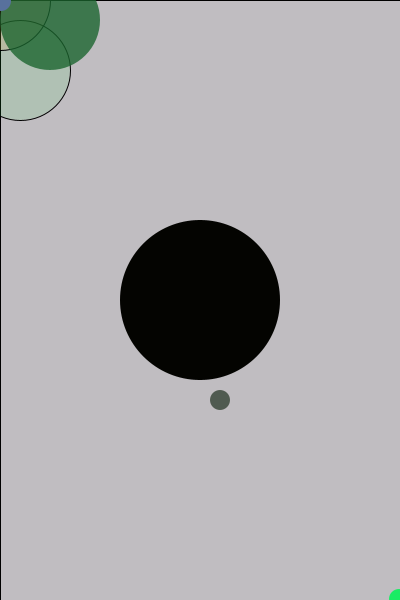
Frame 1 (no input)
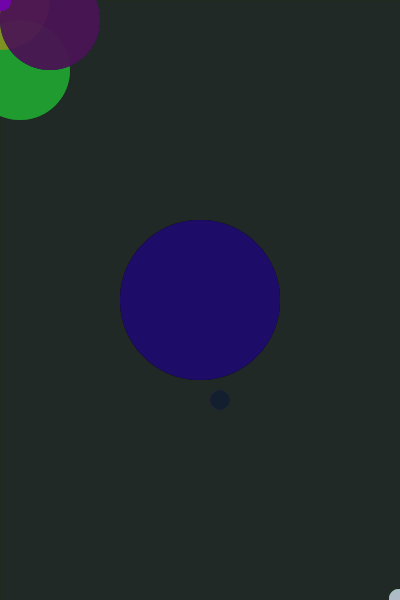
Frame 60 (the mouse pressed at the canvas centre just before this capture)
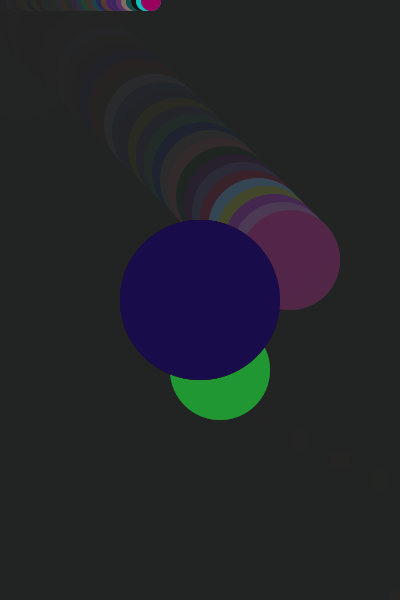
Frame 120 (the mouse held since frame 60 and released just before this capture)

The Processing sketch that drew these frames (run headless with seeded random() and noise(); from frame 60 on, the mouse is pressed at the canvas centre):

// Processing sketch: processing_72282
// ── processing_72282.pde

// Summer Myung
// Creative Computing A : In Class Work 9/21

int circle_x = 50;
int circle_y = 20;
int circle_radius = 50;
int circle_x_speed = 8;
int circle_y_speed = 8;
Boolean move_circle = false;

int circle_a = 220;
int circle_b = 400;
int circle_radius2 = 10;
int circle_a_speed = 40;
int circle_b_speed = 20;


int circle_1 = 200;
int circle_2 = 300;
int circle_radius3 = 80;


int circle_3 = 1;
int circle_4 = 1;
int circle_radius4 = 10;
int circle_3_speed = 5;
int circle_4_speed = 0;


int circle_5 = 399;
int circle_6 = 599;
int circle_radius5 = 10;
int circle_5_speed = 5;
int circle_6_speed = 0;


void setup() {
  size (400, 600);
}


void draw () {

  fill(random (72), random(72), random(72), 20);
  rect (0, 0, width, height);

  fill(35, 232, 59, 25); 
  ellipse (mouseX + 20, mouseY + 70, 100, 100);
  fill (250, 137, 15, 30);
  ellipse (mouseX, mouseY, 100, 100);


  //if ( (mousePressed == true) && (mouseX <100) ) {
  if (mousePressed == true) { // if i press the mouse
    //change the calue of move_circle
    if ( move_circle == true) { //if the circle is moving
      move_circle = false; // stop the circle from moving
    }
    else { //else the circle isn't moving
      move_circle = true; //so move it
    };
  };

  if (move_circle == true) {
    circle_x = circle_x + circle_x_speed;
    circle_y = circle_y + circle_y_speed;
  };

  if (move_circle == true) {
    circle_a = circle_a + circle_a_speed;
    circle_b = circle_b + circle_b_speed;
  };

  if (move_circle == true) {
    circle_3 = circle_3 + circle_3_speed;
    circle_4 = circle_4 + circle_4_speed;
  };

  if (move_circle == true) {
    circle_5 = circle_5 + circle_5_speed;
    circle_6 = circle_6 + circle_6_speed;
  };

  //draw ellipse that you will move
  fill (random (108), random(116), random(143), 200) ;
  noStroke();
  ellipse (circle_x, circle_y, circle_radius*2, circle_radius*2);
  fill (random (108), random(116), random(143), 200) ;
  noStroke();
  ellipse (circle_a, circle_b, circle_radius2*2, circle_radius2*2);
  fill (random (46), random(23), random(118), 300) ;
  noStroke();
  ellipse (circle_1, circle_2, circle_radius3*2, circle_radius3*2);
  fill (random (254), random(250), random(255), 300) ;
  noStroke();
  ellipse (circle_3, circle_4, circle_radius4*2, circle_radius4*2);
  fill (random (254), random(250), random(255), 300) ;
  noStroke();
  ellipse (circle_5, circle_6, circle_radius5*2, circle_radius5*2);

  //circle_y = circle_y + circle_speed;
  // if it reaches an edge, change direction
  // if circle_x reaches width

  if ( (circle_x + circle_radius > width) || (circle_x - circle_radius < 0) ) {
    // change direction
    circle_x_speed = -circle_x_speed -11 ;
  };
  if (circle_x - circle_radius < 0) {
    circle_x = circle_radius;
  };
  if (circle_x + circle_radius > width) {
    circle_x = width - circle_radius;
  };

  // if te circle touches the top or bottom
  // change direction of movement
  if ( (circle_y + circle_radius > height) || circle_y < 0) {
    circle_y_speed = -circle_y_speed - 10 ;
    if (circle_y - circle_radius < 0) {
      circle_y = circle_radius;
    };
    if (circle_y + circle_radius > height) {
      circle_y = height - circle_radius;
    };




    if ( (circle_a + circle_radius2 > width) || (circle_a - circle_radius2 < 0) ) {
      // change direction
      circle_a_speed = -circle_a_speed;
    };
    if (circle_a - circle_radius2 < 0) {
      circle_a = circle_radius2;
    };
    if (circle_a + circle_radius2 > width) {
      circle_a = width - circle_radius + 30;
    };

    // if te circle touches the top or bottom
    // change direction of movement
    if ( (circle_b + circle_radius2 > height) || circle_b < 0) {
      circle_b_speed = -circle_b_speed - 10 ;
    };
    if (circle_b - circle_radius2 < 0) {
      circle_b = circle_radius2;
    };
    if (circle_b + circle_radius2 > height) {
      circle_b = height - circle_radius2;
    };



    if ( (circle_3 + circle_radius4 > width) || (circle_3 - circle_radius3 < 0) ) {
      // change direction
      circle_3_speed = -circle_3_speed;
    };
    if (circle_3 - circle_radius4 < 0) {
      circle_3 = circle_radius4;
    };
    if (circle_3 + circle_radius4 > width) {
      circle_3 = width - circle_radius4;
    };




    if ( (circle_5 + circle_radius5 > width) || (circle_5 - circle_radius5 < 0) ) {
      // change direction
      circle_5_speed = -circle_5_speed;
    };
    if (circle_5 - circle_radius5 < 0) {
      circle_5 = circle_radius5;
    };
    if (circle_5 + circle_radius5 > width) {
      circle_5 = width - circle_radius5;
    };
  };
};
